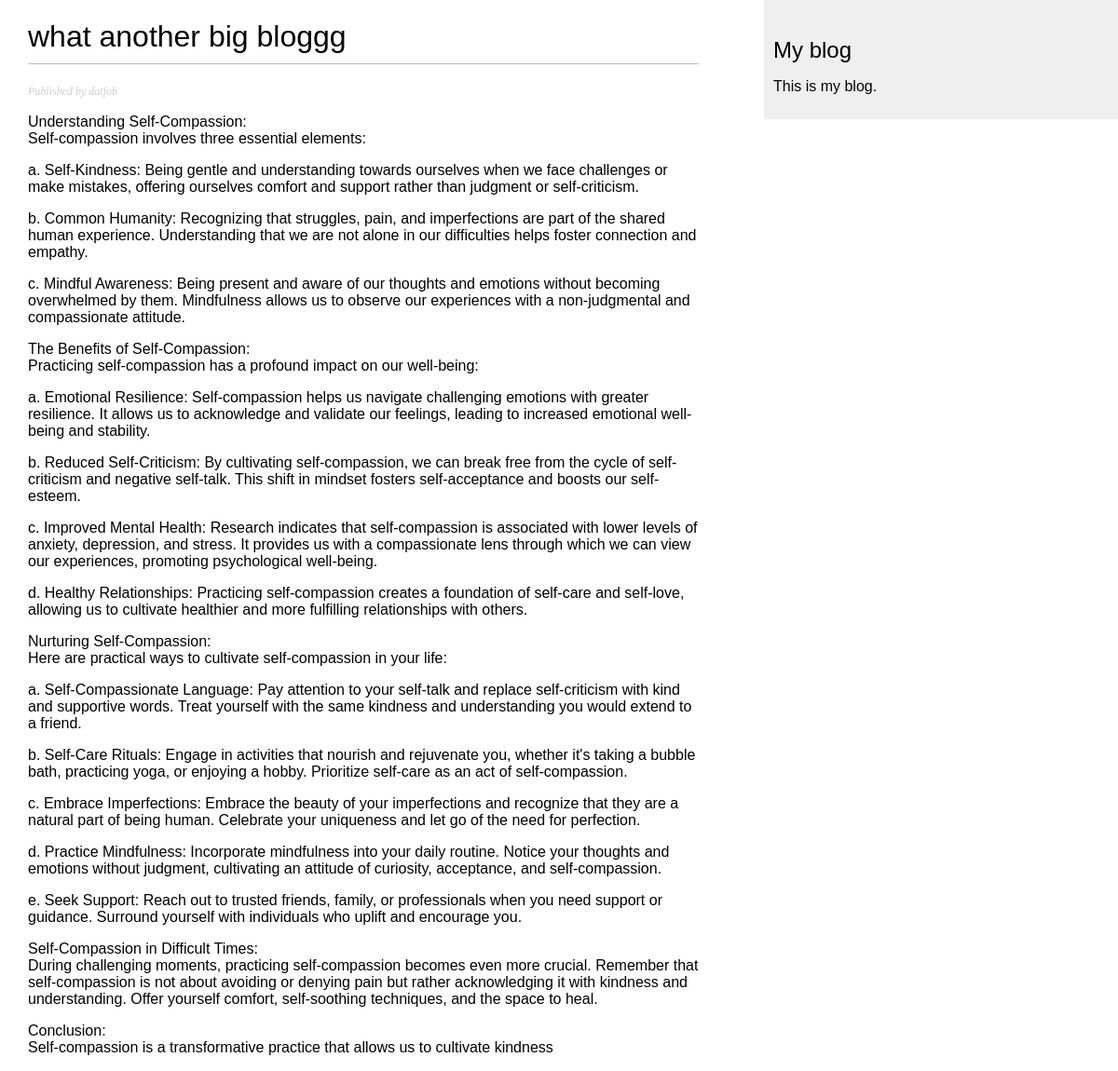
The page /blog/2023/5/24/what-another-big-bloggg/ on the database its author committed.
### blog/models.py (models this page shows, shortened)
class Post(models.Model):
    class Status(models.TextChoices): # https://docs.djangoproject.com/en/4.2/ref/models/fields/#choices
        DRAFT = ('DF', 'Draft')
        PUBLISHED = ('PB', 'Published')
    objects = models.Manager()
    published_manager = PublishedManager()
    title = models.CharField(max_length=250)
    slug = models.SlugField(max_length=250,
                            unique_for_date='published')
    author = models.ForeignKey(User,
                               on_delete=models.CASCADE,
                               related_name='blog_posts')
    body = models.TextField()
    published = models.DateTimeField(default=timezone.now)
    created = models.DateTimeField(auto_now_add=True)
    updated = models.DateTimeField(auto_now=True)
    status = models.CharField(max_length=2,
                              choices = Status.choices,
                              default = Status.DRAFT)
    class Meta:
        ordering = ['-published']
        indexes= [
            models.Index(fields= ['-published']),
        ]

### blog/views.py (the view)
def post_detail(request, year, month, day,post):
    try:
        post = get_object_or_404(Post,
                                 slug=post,
                                 published__year=year,
                                 published__month=month,
                                 published__day=day)
    except Post.DoesNotExist:
        raise Http404("No post found")
    return render(request,
                  'blog/post/detail.html',
                  {'post': post})

### blog/templates/blog/post/detail.html (shortened to what this page needs)
{% extends "blog/base.html" %}
{% block content %}
<h1>{{post.title}}</h1>
<p class="date">
    Published {{post.publish}} by {{post.author}}
</p>
{{ post.body|linebreaks}}
{% endblock %}

### blog/static/css/blog.css (style rules this page uses)
body { margin: 0; padding: 0; font-family: helvetica, sans-serif; }
h1 { font-weight: normal; border-bottom: 1px solid #bbb; padding: 0 0 10px 0; }
p.date { color: #ccc; font-family: georgia, serif; font-size: 12px; font-style: italic; }

### rows shown on the page
Post: title "what another big bloggg", author "datfob", body "Understanding Self-Compassion: Self-compassion involves three essential elements: a. Self-Kindness: Being gentle and understanding towards ourselves when we face challenges or make mistakes, offering ourselves comfort and support rather than judgment or self-criticism. b. Common Humanity: Recognizing that struggles, pain, and imperfections are part of the shared human experience. Understanding that we are not alone in our difficulties helps foster connection and empathy. c. Mindful Awareness: Being present and aware of our thoughts and emotions without becoming overwhelmed by them. Mindfulness allows us to observe our experiences with a non-judgmental and compassionate attitude. The…"
